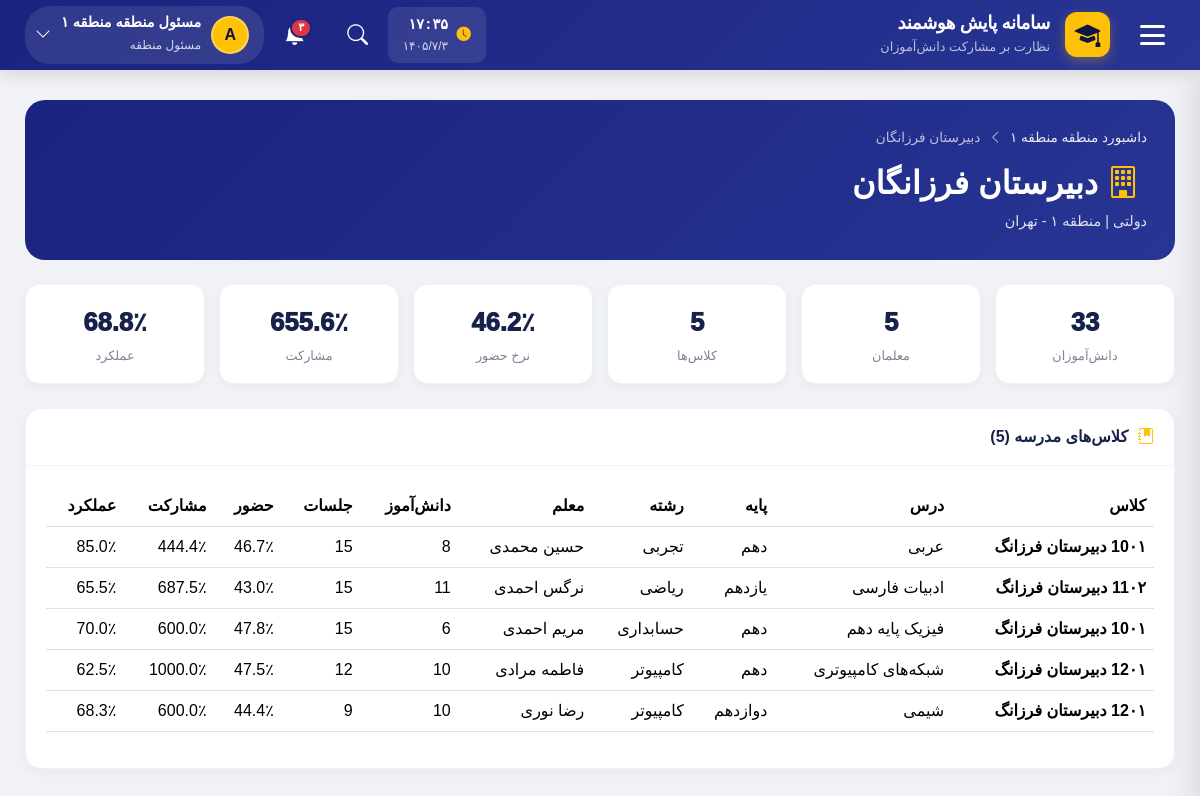
The app's page /district/schools/132/ (signed in) with its own data.
### accounts/models.py (models this page shows, shortened)
class User(AbstractUser):
    ROLE_CHOICES = (
        ('student', 'دانش آموز'),
        ('teacher', 'معلم'),
        ('assistant', 'معاون'),
        ('principal', 'مدیر مدرسه'),
        ('district_admin', 'مسئول منطقه'),
        ('county_admin', 'مسئول شهرستان'),
        ('province_admin', 'مسئول استان'),
        ('country_admin', 'مسئول کشور'),
    )
    role = models.CharField(max_length=20, choices=ROLE_CHOICES, default='student')
    national_id = models.CharField(
        max_length=10, unique=True, null=True, blank=True,
        verbose_name="کد ملی"
    )
    province = models.ForeignKey(
        'national.Province',
        on_delete=models.SET_NULL,
        null=True, blank=True,
        related_name='admin_users',
        verbose_name="استان اختصاصی (برای مسئول استانی)"
    )
    district = models.ForeignKey(
        'national.District',
        on_delete=models.SET_NULL,
        null=True, blank=True,
        related_name='admin_users',
        verbose_name="منطقه اختصاصی (برای مسئول منطقه)"
    )
    class Meta:
        verbose_name = "کاربر"
        verbose_name_plural = "کاربران"

### national/models.py (models this page shows, shortened)
class District(models.Model):
    province = models.ForeignKey(
        Province, on_delete=models.CASCADE,
        related_name='districts', verbose_name="استان"
    )
    name = models.CharField(max_length=100, verbose_name="نام منطقه")
    code = models.CharField(max_length=20, blank=True, verbose_name="کد منطقه")
    is_active = models.BooleanField(default=True, verbose_name="فعال")
    created_at = models.DateTimeField(auto_now_add=True)
    class Meta:
        verbose_name = "منطقه آموزشی"
        verbose_name_plural = "مناطق آموزشی"
        ordering = ['province', 'name']
        unique_together = ('province', 'name')

class School(models.Model):
    SCHOOL_TYPE_CHOICES = (
        ('public', 'دولتی'),
        ('private', 'غیرانتفاعی'),
        ('technical', 'فنی و حرفه‌ای'),
        ('special', 'استثنایی'),
    )
    name = models.CharField(max_length=200, verbose_name="نام مدرسه")
    district = models.ForeignKey(
        District, on_delete=models.CASCADE,
        related_name='schools', verbose_name="منطقه آموزشی"
    )
    school_type = models.CharField(
        max_length=20, choices=SCHOOL_TYPE_CHOICES,
        default='public', verbose_name="نوع مدرسه"
    )
    address = models.TextField(blank=True, verbose_name="آدرس")
    phone = models.CharField(max_length=20, blank=True, verbose_name="تلفن")
    principal = models.ForeignKey(
        settings.AUTH_USER_MODEL, on_delete=models.SET_NULL,
        null=True, blank=True, related_name='managed_schools',
        limit_choices_to={'role': 'principal'}, verbose_name="مدیر مدرسه"
    )
    is_active = models.BooleanField(default=True, verbose_name="فعال")
    created_at = models.DateTimeField(auto_now_add=True)
    class Meta:
        verbose_name = "مدرسه"
        verbose_name_plural = "مدارس"
        ordering = ['district__province', 'district', 'name']

class Province(models.Model):
    name = models.CharField(max_length=100, unique=True, verbose_name="نام استان")
    code = models.CharField(max_length=10, unique=True, blank=True, verbose_name="کد استان")
    is_active = models.BooleanField(default=True, verbose_name="فعال")
    created_at = models.DateTimeField(auto_now_add=True)
    class Meta:
        verbose_name = "استان"
        verbose_name_plural = "استان‌ها"
        ordering = ['name']

### dashboard/models.py (models this page shows, shortened)
class Classroom(models.Model):
    GRADE_CHOICES = (
        ('10', 'دهم'),
        ('11', 'یازدهم'),
        ('12', 'دوازدهم'),
    )
    FIELD_CHOICES = (
        ('computer', 'کامپیوتر'),
        ('electrical', 'برق'),
        ('mechanical', 'مکانیک'),
        ('accounting', 'حسابداری'),
        ('math', 'ریاضی'),
        ('experimental', 'تجربی'),
        ('humanities', 'انسانی'),
    )
    name = models.CharField(max_length=100, verbose_name="نام کلاس")
    subject = models.CharField(max_length=100, verbose_name="درس")
    grade = models.CharField(
        max_length=2,
        choices=GRADE_CHOICES,
        default='10',
        verbose_name="پایه تحصیلی"
    )
    field = models.CharField(
        max_length=20,
        choices=FIELD_CHOICES,
        default='math',
        verbose_name="رشته تحصیلی"
    )
    teacher_name = models.CharField(
        max_length=100,
        verbose_name="نام معلم"
    )
    teacher = models.ForeignKey(
        User,
        on_delete=models.SET_NULL,
        null=True,
        blank=True,
        related_name='taught_classes',
        verbose_name="کاربر معلم (اختیاری)"
    )
    students = models.ManyToManyField(
        User,
        related_name='enrolled_classes',
        blank=True,
        verbose_name="دانش‌آموزان"
    )
    school = models.ForeignKey(
        'national.School',
        on_delete=models.SET_NULL,
        null=True,
        blank=True,
        related_name='classrooms',
        verbose_name="مدرسه"
    )
    created_at = models.DateTimeField(auto_now_add=True)
    class Meta:
        verbose_name = "کلاس"
        verbose_name_plural = "کلاس‌ها"

### district/views.py (the view)
# urls.py: path('schools/<int:school_id>/', views.school_detail, name='school_detail'),
@district_admin_required
def school_detail(request, school_id):
    scope, service = _build_context(request)
    school = scope.get_school_or_404(school_id)
    class_analytics = service.get_class_analytics(school.id)
    overview = service.get_overview(school_id=school.id)
    DistrictAuditService.log(request, 'view_school',
                             details={'school': school.name})
    context = {
        'title': f'{scope.district.name} / {school.name}',
        'district': scope.district,
        'province': scope.province,
        'school': school,
        'class_analytics': class_analytics,
        'overview': overview,
    }
    return render(request, 'district/school_detail.html', context)

### district/audit.py (called while the page is built)
    @staticmethod
    def log(request, action, scope_name='', details=None):
        try:
            from national.models import NationalAuditLog
            NationalAuditLog.objects.create(
                user=request.user,
                action=action,
                scope='district',
                scope_id=request.user.district.id,
                scope_name=scope_name or request.user.district.name,
                details=details or {},
                ip_address=DistrictAuditService._get_ip(request),
            )
        except Exception as e:
            logger.error('District audit log failed: %s', e)

    @staticmethod
    def _get_ip(request):
        xff = request.META.get('HTTP_X_FORWARDED_FOR')
        if xff:
            return xff.split(',')[0].strip()
        return request.META.get('REMOTE_ADDR')

### district/scope.py (called while the page is built)
    def filter_schools(self, qs=None):
        if qs is None:
            qs = School.objects.all()
        return qs.filter(district=self.district)

    def get_school_or_404(self, school_id):
        return get_object_or_404(
            School,
            id=school_id,
            district=self.district,  # ← اجبار محدوده
        )

### district/services.py (called while the page is built)
    def _school_filter(self):
        return Q(school__district_id=self.district_id)

    def _classroom_filter(self):
        return Q(classroom__school__district_id=self.district_id)

    def _date_filter(self, period='month', date_from=None, date_to=None):
        return NationalAnalyticsService._date_filter(period, date_from, date_to)

### district/views.py (called while the page is built)
def _build_context(request):
    try:
        scope = DistrictScope(request.user)
    except ScopeViolationError as e:
        raise Http404(str(e))
    service = DistrictAnalyticsService(scope)
    return scope, service

### national/services.py (called while the page is built)
    @staticmethod
    def _safe_rate(numerator, denominator, digits=1):
        if not denominator:
            return None
        return round((numerator / denominator) * 100, digits)

### district/templates/district/school_detail.html (shortened to what this page needs)
{% extends 'base.html' %}
{% block content %}
<div>
    <div class="sdd-hero">
        <div class="sdd-breadcrumb">
            <a href="{% url 'district:dashboard' %}">داشبورد منطقه {{ district.name }}</a>
            <i class="bi bi-chevron-left"></i>
            <span>{{ school.name }}</span>
        </div>
        <h2 style="margin:0;font-weight:900;">
            <i class="bi bi-building me-2" style="color:#ffc107;"></i>
            {{ school.name }}
        </h2>
        <p style="margin:8px 0 0;opacity:.85;font-size:.9rem;">
            {{ school.get_school_type_display }} |
            {{ district.name }} - {{ province.name }}
        </p>
    </div>
    <div class="sdd-kpi-grid">
        <div class="sdd-kpi">
            <div class="sdd-kpi-value">{{ overview.students|default:"-" }}</div>
            <div class="sdd-kpi-label">دانش‌آموزان</div>
        </div>
        <div class="sdd-kpi">
            <div class="sdd-kpi-value">{{ overview.teachers|default:"-" }}</div>
            <div class="sdd-kpi-label">معلمان</div>
        </div>
        <div class="sdd-kpi">
            <div class="sdd-kpi-value">{{ overview.classrooms|default:"-" }}</div>
            <div class="sdd-kpi-label">کلاس‌ها</div>
        </div>
        <div class="sdd-kpi">
            <div class="sdd-kpi-value">
                {% if overview.attendance_rate is not None %}{{ overview.attendance_rate }}٪{% else %}-{% endif %}
            </div>
            <div class="sdd-kpi-label">نرخ حضور</div>
        </div>
        <div class="sdd-kpi">
            <div class="sdd-kpi-value">
                {% if overview.participation_rate is not None %}{{ overview.participation_rate }}٪{% else %}-{% endif %}
            </div>
            <div class="sdd-kpi-label">مشارکت</div>
        </div>
        <div class="sdd-kpi">
            <div class="sdd-kpi-value">
                {% if overview.performance_rate is not None %}{{ overview.performance_rate }}٪{% else %}-{% endif %}
            </div>
            <div class="sdd-kpi-label">عملکرد</div>
        </div>
    </div>
    <div class="sdd-section">
        <div class="sdd-section-header">
            <i class="bi bi-journal-bookmark-fill"></i>
            کلاس‌های مدرسه ({{ class_analytics|length }})
        </div>
        <div class="sdd-section-body">
            {% if class_analytics %}
            <div class="table-responsive">
                <table class="table table-hover">
                    <thead><tr>
                        <th>کلاس</th><th>درس</th><th>پایه</th><th>رشته</th>
                        <th>معلم</th><th>دانش‌آموز</th><th>جلسات</th>
                        <th>حضور</th><th>مشارکت</th><th>عملکرد</th>
                    </tr></thead>
                    <tbody>
                        {% for c in class_analytics %}
                        <tr>
                            <td><strong>{{ c.name }}</strong></td>
                            <td>{{ c.subject }}</td>
                            <td>{{ c.grade }}</td>
                            <td>{{ c.field }}</td>
                            <td>{{ c.teacher_name }}</td>
                            <td>{{ c.students_count }}</td>
                            <td>{{ c.sessions_count }}</td>
                            <td>{% if c.attendance_rate is not None %}{{ c.attendance_rate }}٪{% else %}-{% endif %}</td>
                            <td>{% if c.participation_rate is not None %}{{ c.participation_rate }}٪{% else %}-{% endif %}</td>
                            <td>{% if c.performance_rate is not None %}{{ c.performance_rate }}٪{% else %}-{% endif %}</td>
                        </tr>
                        {% endfor %}
                    </tbody>
                </table>
            </div>
            {% else %}
            <div class="text-center text-muted py-4">
                <i class="bi bi-inbox" style="font-size:2rem;opacity:.4;"></i>
                <p class="mt-2">کلاسی در این مدرسه ثبت نشده است.</p>
            </div>
            {% endif %}
        </div>
    </div>
</div>
{% endblock %}

### templates/base.html (shortened to what this page needs)
{% load django_bootstrap5 %}
<!DOCTYPE html>
<html lang="fa" dir="rtl">
<head>
    {% bootstrap_css %}
    <link rel="stylesheet" href="https://cdn.jsdelivr.net/npm/bootstrap-icons@1.11.1/font/bootstrap-icons.css">
    <link href="https://cdn.jsdelivr.net/gh/rastikerdar/vazirmatn@v33.003/Vazirmatn-font-face.css" rel="stylesheet" />
</head>
<body>
    <header class="main-header">
        <button class="hamburger-btn" id="menuToggle" title="منوی اصلی">
            <div class="hamburger-icon">
                <span></span>
                <span></span>
                <span></span>
            </div>
        </button>
        <a href="{% url 'dashboard:home' %}" class="header-brand">
            <div class="brand-icon">
                <i class="bi bi-mortarboard-fill"></i>
            </div>
            <div class="brand-text">
                <h5>سامانه پایش هوشمند</h5>
                <small>نظارت بر مشارکت دانش‌آموزان</small>
            </div>
        </a>
        <div class="header-actions">
            <div class="header-clock" id="headerClock">
                <i class="bi bi-clock-fill"></i>
                <div>
                    <div class="clock-time">--:--</div>
                    <div class="clock-date">--/--/--</div>
                </div>
            </div>
            <div class="header-search">
                <button class="search-toggle" id="searchToggle">
                    <i class="bi bi-search"></i>
                </button>
            </div>
            <div style="position: relative;">
                <button class="header-action-btn" id="notificationToggle">
                    <span class="badge-notification">۳</span>
                </button>
            </div>
            <div class="user-dropdown">
                <button class="user-menu-btn" id="userMenuToggle">
                    <div class="user-avatar">
                        {{ user.username|first|upper }}
                    </div>
                    <div class="user-info">
                        <span class="name">{{ user.get_full_name|default:user.username }}</span>
                        <span class="role">{{ user.get_role_display }}</span>
                    </div>
                    <i class="bi bi-chevron-down"></i>
                </button>
            </div>
        </div>
    </header>
    <main class="main-content">
        {% block content %}
        {% endblock %}
    </main>
</body>
</html>

### district/templates/district/school_detail.html (style rules this page uses)
.sdd-hero { background:linear-gradient(135deg,#1a237e,#283593); color:#fff;border-radius:20px;padding:28px;margin-bottom:24px; }
.sdd-breadcrumb { display:flex;align-items:center;gap:8px; font-size:.85rem;color:rgba(255,255,255,.7);margin-bottom:16px; }
.sdd-breadcrumb a { color:rgba(255,255,255,.9);text-decoration:none; }
.sdd-section { background:#fff;border-radius:16px;border:1px solid #edf1f8; box-shadow:0 4px 12px rgba(15,23,42,.04);overflow:hidden;margin-bottom:20px; }
.sdd-section-header { padding:16px 20px;border-bottom:1px solid #f2f5fa; font-weight:800;color:#17224a;display:flex;align-items:center;gap:10px; }
.sdd-section-header i { color:#ffc107; }
.sdd-section-body { padding:20px; }
.sdd-kpi-grid { display:grid;grid-template-columns:repeat(auto-fit,minmax(160px,1fr)); gap:14px;margin-bottom:24px; }
.sdd-kpi { background:#fff;border-radius:14px;padding:18px;text-align:center; border:1px solid #edf1f8;box-shadow:0 3px 10px rgba(15,23,42,.04); }
.sdd-kpi-value { font-size:1.6rem;font-weight:950;color:#17224a; }
.sdd-kpi-label { font-size:.8rem;color:#7b8494;margin-top:4px; }

### records on screen
User: username|first "A", get_full_name "مسئول منطقه منطقه ۱", role "مسئول منطقه"
District: name "منطقه ۱"
School: name "دبیرستان فرزانگان", school_type "دولتی"
Province: name "تهران"
Classroom: name "10۰۱ دبیرستان فرزانگ", subject "عربی", teacher_name "حسین محمدی"
Classroom: name "11۰۲ دبیرستان فرزانگ", subject "ادبیات فارسی", teacher_name "نرگس احمدی"
Classroom: name "10۰۱ دبیرستان فرزانگ", subject "فیزیک پایه دهم", teacher_name "مریم احمدی"
Classroom: name "12۰۱ دبیرستان فرزانگ", subject "شبکه‌های کامپیوتری", teacher_name "فاطمه مرادی"
Classroom: name "12۰۱ دبیرستان فرزانگ", subject "شیمی", teacher_name "رضا نوری"

### other values on screen
{{ overview.students|default:"-" }} "33"
{{ overview.teachers|default:"-" }} "5"
{{ overview.classrooms|default:"-" }} "5"
{{ overview.attendance_rate }} "46.2"
{{ overview.participation_rate }} "655.6"
{{ overview.performance_rate }} "68.8"
{{ class_analytics|length }} "5"
{{ c.grade }} "دهم" "یازدهم" "دهم" "دهم" "دوازدهم"
{{ c.field }} "تجربی" "ریاضی" "حسابداری" "کامپیوتر" "کامپیوتر"
{{ c.students_count }} "8" "11" "6" "10" "10"
{{ c.sessions_count }} "15" "15" "15" "12" "9"
{{ c.attendance_rate }} "46.7" "43.0" "47.8" "47.5" "44.4"
{{ c.participation_rate }} "444.4" "687.5" "600.0" "1000.0" "600.0"
{{ c.performance_rate }} "85.0" "65.5" "70.0" "62.5" "68.3"
